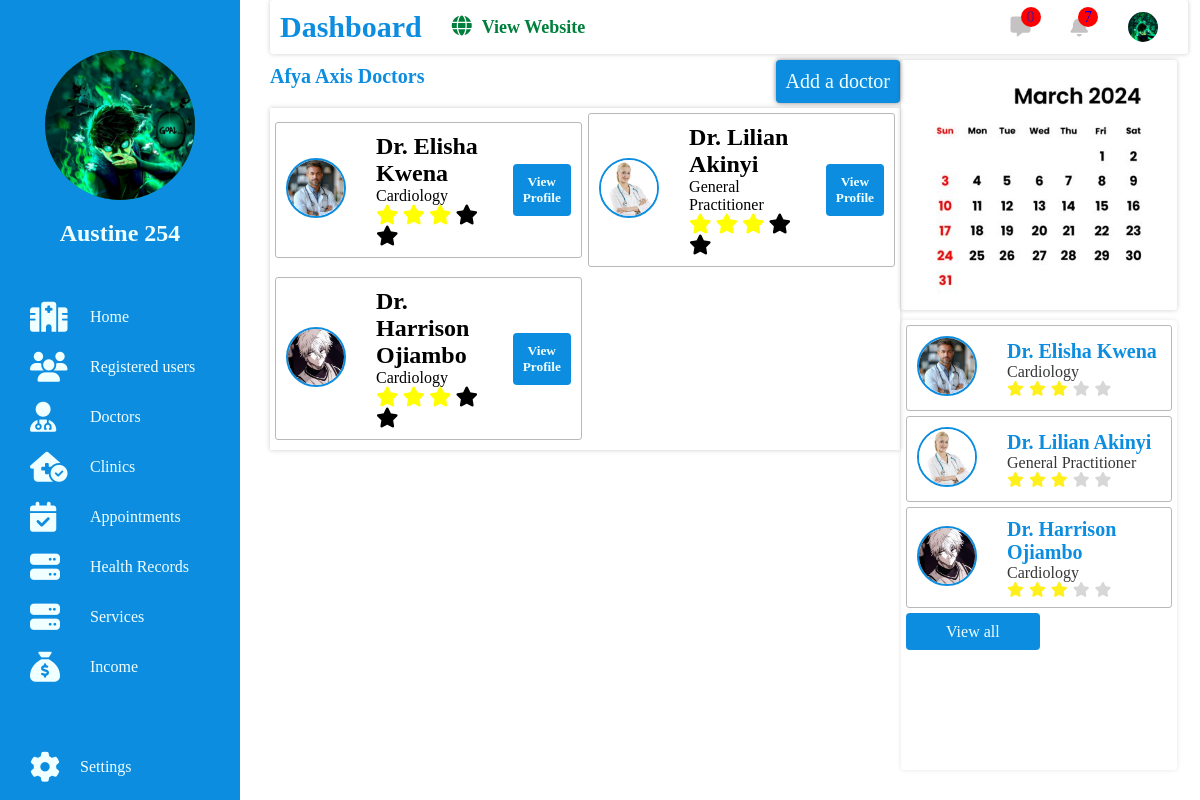
The page /admin_dashboard/afya_doctors/ (signed in) on the database its author committed.
### accounts/models.py (models this page shows, shortened)
class Profile(models.Model):
    user = models.OneToOneField(User, on_delete=models.CASCADE)
    afya_id = models.CharField(max_length=7, unique=True, default=generate_afya_id, editable=False)
    date_of_birth = models.DateField(null=True, blank=True)
    GENDER_CHOICES = [
        ('M', 'Male'),
        ('F', 'Female'),
        ('O', 'Other'),
        ('P', 'Prefer not to say'),
    ]
    gender = models.CharField(max_length=1, choices=GENDER_CHOICES, null=True, blank=True)
    phone_number = models.CharField(max_length=15, null=True, blank=True)
    BLOOD_GROUP_CHOICES = [
        ('A+', 'A+'),
        ('A-', 'A-'),
        ('B+', 'B+'),
        ('B-', 'B-'),
        ('AB+', 'AB+'),
        ('AB-', 'AB-'),
        ('O+', 'O+'),
        ('O-', 'O-'),
    ]
    blood_group = models.CharField(max_length=5, choices=BLOOD_GROUP_CHOICES, null=True, blank=True)
    height = models.FloatField(null=True, blank=True, help_text="Height in centimeters")
    weight = models.FloatField(null=True, blank=True, help_text="Weight in kilograms")
    allergies = models.TextField(null=True, blank=True, help_text="List any allergies")
    chronic_conditions = models.TextField(null=True, blank=True, help_text="List any chronic conditions")
    emergency_contact_name = models.CharField(max_length=100, null=True, blank=True)
    emergency_contact_phone = models.CharField(max_length=15, null=True, blank=True)
    RELATIONSHIP_CHOICES = [
        ('Spouse', 'Spouse'),
        ('Parent', 'Parent'),
        ('Sibling', 'Sibling'),
        ('Child', 'Child'),
        ('Friend', 'Friend'),
        ('Other', 'Other'),
    ]
    emergency_contact_relationship = models.CharField(max_length=50, choices=RELATIONSHIP_CHOICES, null=True, blank=True)
    profile_picture = models.ImageField(upload_to='profile_pictures/', null=True, blank=True)
    address = models.TextField(null=True, blank=True)
    country = models.CharField(max_length=100, null=True, blank=True)  # Free-text input
    state = models.CharField(max_length=100, null=True, blank=True)    # Free-text input
    city = models.CharField(max_length=100, null=True, blank=True)     # Free-text input
    postal_code = models.CharField(max_length=20, null=True, blank=True)

### doctors/models.py (models this page shows, shortened)
class Doctor(models.Model):
    user = models.OneToOneField(User, on_delete=models.CASCADE, related_name='doctor_profile')
    first_name = models.CharField(max_length=100)
    last_name = models.CharField(max_length=100)
    email = models.EmailField(unique=True)
    phone_number = models.CharField(max_length=15, unique=True)
    clinic = models.ForeignKey('clinics.Clinic', on_delete=models.CASCADE, related_name="doctors")
    specialization = models.ForeignKey(Specialization, on_delete=models.CASCADE, related_name="doctors")
    bio = models.TextField(blank=True, null=True)
    profile_picture = models.ImageField(upload_to='doctor_profiles/', blank=True, null=True)
    facebook = models.URLField(blank=True, null=True)
    twitter = models.URLField(blank=True, null=True)
    linkedin = models.URLField(blank=True, null=True)
    instagram = models.URLField(blank=True, null=True)
    address = models.TextField()
    city = models.CharField(max_length=100)
    country = models.CharField(max_length=100,default='Kenya')
    postal_code = models.CharField(max_length=10,default='0000')
    state= models.CharField(max_length=100,default='Kisii')
    hire_date = models.DateField(null=True, blank=True)
    years_of_experience = models.IntegerField(null=True, blank=True)
    years_worked_at_afyaaxis = models.IntegerField(null=True, blank=True)
    availability = models.BooleanField(default=True)

class Specialization(models.Model):
    name = models.CharField(max_length=100, unique=True)

### admin_dashboard/views.py (the view)
# urls.py: path('afya_doctors/', views.afya_doctors,name="afya_doctors"),
@login_required
@user_passes_test(lambda u: u.is_staff or u.is_superuser)
def afya_doctors(request):
    doctors = Doctor.objects.all()
    context ={
        'doctors':doctors
    }
    return render(request,'admin/doctors.html',context)

### notifications/templatetags/notification_tags.py (called while the page is built)
@register.simple_tag
def all_unread_notifications_count():
    return Notification.objects.filter(is_read=False).count()

### templates/admin/doctors.html
{% extends "admin/admin_Layout.html" %}
{%load static%}
{%block content%}
<div class="contentsleft beneficiaries">
    <div class="add">
        <h1>Afya Axis Doctors</h1>
        <a href="{% url 'create_doctor' %}">Add a doctor</a>
    </div>
    <div class="doctorsdiv">
        {%for doctor in doctors%}
        <div class="doc">
            <div class="docpic">
                {%if doctor.profile_picture%}
                <img src="{{doctor.profile_picture.url}}" alt="">
                {%else%}
                <img src="{% static 'images/default-doc.png' %}" alt="">
                {%endif%}
            </div>
            <div class="docdetails">
                <h2>Dr. {{doctor.first_name}} {{doctor.last_name}}</h2>
                <p>{{ doctor.specialization.name }}</p>
                <div class="docratings">
                    <i class="fa-solid fa-star"></i>
                    <i class="fa-solid fa-star"></i>
                    <i class="fa-solid fa-star"></i>
                    <i class="fa-solid fa-star"></i>
                    <i class="fa-solid fa-star"></i>
                </div>
            </div>
            <form action="#">
                <button>View Profile</button>
            </form>
        </div>
        {%endfor%}
    </div>
</div>
{%include 'admin/contentsright.html'%}
{%endblock%}

### templates/admin/sidebar.html (shortened to what this page needs)
{%load static%}
<div class="sidebarleft">
    <div class="sidebarheader">
        <div class="adminimage">
            {%if user.profile.profile_picture %}
            <img src="{{user.profile.profile_picture.url}}" alt="">
            {%else%}
            <img src="{% static 'images/admin-settings.png' %}" alt="">
            {%endif%}
        </div>
    </div>
    <div class="adminname">
        <h2>{{user.first_name}} {{user.last_name}}</h2>
    </div>
    <div class="menuitems">
        <a href="{% url 'dashboard_home' %}"><i class="fa-solid fa-hospital"></i></i>Home</a>
        <a href="{% url 'afya_users' %}"><i class="fa-solid fa-users"></i>Registered users</a>
        <a href="{% url 'afya_doctors' %}"><i class="fa-solid fa-user-doctor"></i>Doctors</a>
        <a href="{% url 'afya_clinics' %}"><i class="fa-solid fa-house-medical-circle-check"></i>Clinics</a>
        <a href="{% url 'afya_appointments' %}"><i class="fa-solid fa-calendar-check"></i>Appointments</a>
        <a href="{% url 'enter_afya_id' %}"><i class="fa-solid fa-server"></i>Health Records</a>
        <a href=""><i class="fa-solid fa-server"></i>Services</a>
        <a href=""><i class="fa-solid fa-sack-dollar"></i></i>Income</a>
    </div>
    <div class="logoutdiv">
        <a href=""><i class="fa-solid fa-gear"></i>Settings</a>
    </div>
</div>

### templates/admin/navbar.html
 {%load static%}
 {%load notification_tags%}
<div class="mainbarhead">
    <div class="navleft">
        <a class="dash" href="">Dashboard</a>
        <a class="web" href="{% url 'home' %}"><i class="fa-solid fa-globe"></i>View Website</a>
    </div>
    <div class="navright">
        <a href=""><i class="fa-solid fa-message"></i><span>0</span></a>
        <a href="{% url 'admin_notifications' %}"><i class="fa-solid fa-bell"></i><span>{% all_unread_notifications_count %}</span></a>
        <a href="">
            {%if user.profile.profile_picture %}
            <img src="{{user.profile.profile_picture.url}}" alt="">
            {%else%}
            <img src="{% static 'images/admin-settings.png' %}" alt="">
            {%endif%}
        </a>
    </div>
</div>

### templates/admin/contentsright.html (shortened to what this page needs)
{%load static%}
<div class="contentsright">
    <div class="rightdiv">
    </div>
        <div class="docsbox">
            {%for doctor in doctors%}
            <div class="doc">
                <a href="">
                    <div class="docpic">
                        {%if doctor.profile_picture%}
                        <img src="{{doctor.profile_picture.url}}" alt="">
                        {%else%}
                        <img src="{% static 'images/default-doc.png' %}" alt="">
                        {%endif%}
                    </div>
                    <div class="docdetails">
                        <h2>Dr. {{doctor.first_name}} {{doctor.last_name}}</h2>
                        <p>{{ doctor.specialization.name }}</p>
                        <div class="docratings">
                            <i class="fa-solid fa-star"></i>
                            <i class="fa-solid fa-star"></i>
                            <i class="fa-solid fa-star"></i>
                            <i class="fa-solid fa-star"></i>
                            <i class="fa-solid fa-star"></i>
                        </div>
                    </div>
                </a>
            </div>
            {%endfor%}
            <div class="docbtn">
                <a href="{% url 'afya_doctors' %}">View all</a>
            </div>
        </div>
</div>

### rows shown on the page
Doctor: profile_picture (picture), first_name "Elisha", last_name "Kwena", specialization.name "Cardiology"
Doctor: profile_picture (picture), first_name "Lilian", last_name "Akinyi", specialization.name "General Practitioner"
Doctor: profile_picture (picture), first_name "Harrison", last_name "Ojiambo", specialization.name "Cardiology"

### other values the page prints
{{ user.first_name }} "Austine"
{{ user.last_name }} "254"
